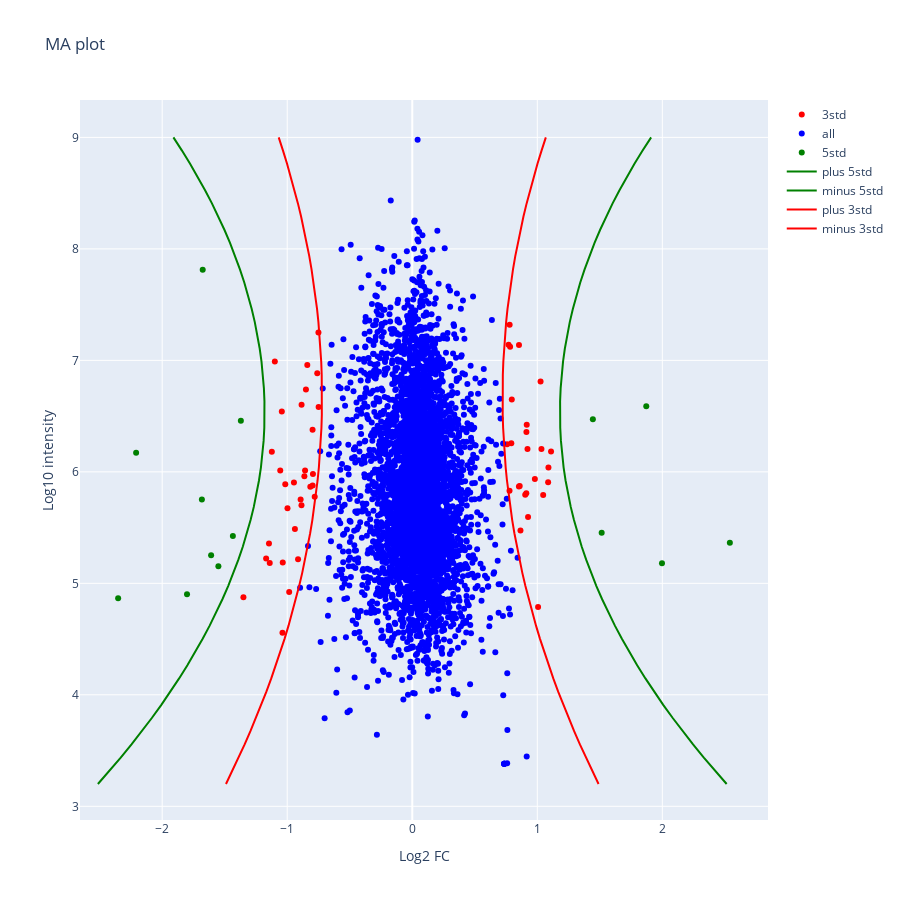

Write notebook code for a chart like this one.
### Code cell
import plotly.graph_objects as go
fig = go.Figure()
# Add traces

x = norm_selection[ norm_selection['pass_1'] & ~norm_selection['pass_2']]['log2fc']
y = norm_selection[ norm_selection['pass_1'] & ~norm_selection['pass_2']]['log10intensity']
fig.add_trace(go.Scatter(x=x, y=y,
                    mode='markers',
                    name='3std',
                    marker_color = 'Red', 
                    hovertext=   norm_selection[norm_selection['pass_1'] ]['Gene_id']+\
                         '<br>'+norm_selection[norm_selection['pass_1'] ]['desc'] 
                        ))

x = norm_selection[~norm_selection['pass_1'] ]['log2fc']
y = norm_selection[~norm_selection['pass_1'] ]['log10intensity']
fig.add_trace(go.Scatter(x=x, y=y,
                    mode='markers',
                    name='all',
                    marker_color = 'Blue',    
                       ))

x = norm_selection[norm_selection['pass_2']]['log2fc']
y = norm_selection[norm_selection['pass_2']]['log10intensity']
fig.add_trace(go.Scatter(x=x, y=y,
                    mode='markers',
                    name='5std',
                    marker_color = 'Green',
                    hovertext=   norm_selection[norm_selection['pass_1'] ]['Gene_id']+\
                         '<br>'+norm_selection[norm_selection['pass_1'] ]['desc'] 
                        
                        ))

x_new = np.linspace(3.2, 9, 50)
x=get_estimator(nstd=5)(x_new)
y=x_new
fig.add_trace(go.Scatter(x=x, y=y,
                    mode='lines',
                    name='plus 5std',
                        line_color='Green'))

x_new = np.linspace(3.2, 9, 50)
x=get_estimator(nstd=5)(x_new)
y=x_new
fig.add_trace(go.Scatter(x=-x, y=y,
                    mode='lines',
                    name='minus 5std',
                        line_color='Green'))


x_new = np.linspace(3.2, 9, 50)
x=get_estimator(nstd=3)(x_new)
y=x_new
fig.add_trace(go.Scatter(x=x, y=y,
                    mode='lines',
                    name='plus 3std',
                    line_color='Red'))

x_new = np.linspace(3.2, 9, 50)
x=get_estimator(nstd=3)(x_new)
y=x_new
fig.add_trace(go.Scatter(x=-x, y=y,
                    mode='lines',
                    name='minus 3std',
                    line_color='Red'))

fig.update_layout(
    autosize=False,
    width=900,
    height=900,
    title="MA plot",
    xaxis_title="Log2 FC",
    yaxis_title="Log10 intensity",
)

### Figure 1 — Plotly figure (JSON) as saved in the notebook; plotly's stock layout.template omitted (floating-point values rounded to 4 significant figures; data arrays with more than 128 entries replaced by an {"elided": "..."} marker saying what was removed)
{"data": [{"hovertext": ["Tb927.11.9590<br>S-adenosylhomocysteine hydrolase, putative", "Tb927.10.2440<br>Metacaspase-4", "Tb927.11.900<br>isocitrate dehydrogenase, putative", "Tb927.5.4560<br>guanine deaminase, putative", "Tb927.2.4370<br>trypanothione synthetase", "Tb927.10.1390<br>Hypoxanthine-guanine-xanthine phosphoribosyltransferase", "Tb927.11.9640<br>glycyl-tRNA synthetase, putative", "Tb927.11.5440<br>NADP-dependent malic enzyme, cytosolic", "Tb927.3.2230<br>succinyl-CoA synthetase alpha subunit, putative", "Tb927.5.1360<br>nucleoside 2-deoxyribosyltransferase", "Tb927.11.11680<br>2-oxoglutarate dehydrogenase E2 component, putative", "Tb927.5.1260<br>Sulfate transporter N-terminal domain with GLY motif/Sulfate transporter family, putative", "Tb927.11.1450<br>2-oxoglutarate dehydrogenase E1 component, putative", "Tb927.10.7300<br>hypothetical protein, conserved", "Tb927.10.9360<br>L-2-hydroxyglutarate dehydrogenase, mitochondrial, putative", "Tb927.11.9980<br>2-oxoglutarate dehydrogenase E1 component, putative", "Tb927.7.180<br>Trypanosomal VSG domain containing protein, putative", "Tb927.10.8440<br>glucose transporter 1B", "Tb927.5.300b<br>2-oxoglutarate (2OG) and Fe(II)-dependent oxygenase superfamily protein, putative", "Tb927.8.7610<br>amino acid transporter 1, putative", "Tb927.5.3710<br>Inositol phosphosphingolipids phospholipase C", "Tb927.7.7530<br>receptor-type adenylate cyclase GRESAG 4, putative", "Tb927.7.5230<br>lanosterol synthase", "Tb927.10.16190<br>procyclic-enriched flagellar receptor adenylate cyclase 2", "Tb927.11.4100<br>variant surface glycoprotein (VSG), putative", "Tb927.5.2750<br>Alpha/beta hydrolase family, putative", "Tb927.11.4290<br>40S ribosomal protein S12", "Tb927.11.2230<br>carnitine O-acetyltransferase, putative", "Tb927.2.6200<br>adenosine transporter 2, putative", "Tb927.11.9630<br>Snf7, putative", "Tb927.9.4040<br>nicotinamidase, putative", "Tb927.7.210<br>Proline dehydrogenase, mitochondrial", "Tb927.10.3040<br>succinate dehydrogenase subunit", "Tb927.10.11380<br>hypothetical protein, conserved", "Tb11.v5.0826<br>expression site-associated gene (ESAG) protein, putative", "Tb927.11.1540<br>isovaleryl-CoA dehydrogenase", "Tb927.1.4420<br>ABC transporter, putative", "Tb927.6.2490<br>succinate dehydrogenase subunit 7", "Tb927.11.17870<br>variant surface glycoprotein (VSG), interrupted", "Tb927.2.6220<br>adenosine transporter 2, putative", "Tb927.8.5120<br>cytochrome c", "Tb927.3.1700<br>diacylglycerol acyltransferase, putative", "Tb927.10.1800<br>methyltransferase domain containing protein, putative", "Tb927.5.2690<br>inositol-1(or 4)-monophosphatase 1, putative", "Tb927.3.560<br>expression site-associated gene 11 (ESAG11) protein, putative", "Tb927.10.2250<br>ubiquitin-conjugating enzyme variant Kua homologue, putative", "Tb927.11.6280<br>pyruvate phosphate dikinase", "Tb927.7.4390<br>threonine synthase, putative", "Tb927.11.9480<br>tubulin binding cofactor c, putative", "Tb927.11.7040<br>pterin-4-alpha-carbinolamine dehydratase, putative", "Tb09.v4.0150<br>variant surface glycoprotein (VSG, pseudogene), putative", "Tb927.6.1520<br>Aquaglyceroporin 1", "Tb927.1.5110<br>expression site-associated gene 11 (ESAG11) protein, putative", "Tb927.6.4470<br>S-adenosylmethionine decarboxylase proenzyme", "Tb927.7.5680<br>deoxyribose-phosphate aldolase, putative", "Tb927.2.6320<br>adenosine transporter 2, putative", "Tb927.10.12800<br>Zinc finger CCCH domain-containing protein 38", "Tb927.6.2810<br>ABC transporter, putative", "Tb927.7.2660<br>zinc finger protein family member, putative", "Tb927.11.9510<br>nucleic acid binding protein, putative", "Tb927.11.9810<br>NUDIX hydrolase 3, putative", "Tb927.10.13430<br>citrate synthase, putative", "Tb927.5.3460<br>Flagellum attachment zone protein 16", "Tb927.11.10810<br>pumillio/PUF RNA binding protein 11", "Tb927.11.16750<br>hypothetical protein, conserved", "Tb927.8.7820<br>Cold-shock DNA-binding domain containing protein, putative", "Tb927.10.8530<br>glucose transporter 2A", "Tb927.10.15410<br>glycosomal malate dehydrogenase", "Tb927.11.1470<br>65 kDa invariant surface glycoprotein-like protein", "Tb927.11.3080<br>vesicular protein trafficking mediator, putative"], "marker": {"color": "Red"}, "mode": "markers", "name": "3std", "type": "scatter", "x": [0.7788, -0.7504, 0.7703, 0.8534, 0.7824, -1.099, -0.8397, -0.76, 1.026, -0.8503, 0.7959, -0.8853, -0.7491, -1.044, 0.9154, -0.7973, 0.9128, 0.7921, 0.7586, 0.9215, 1.033, 1.11, -1.123, 1.089, -1.056, -0.8573, -0.7944, -0.8629, 0.9803, 1.087, -0.9465, -1.016, -0.797, 0.8593, 0.8532, -0.8156, 0.7778, 0.9119, 0.9034, 1.047, -0.7803, -0.8931, -0.8862, -0.998, 0.926, -0.9386, 0.8653, -1.146, -1.169, -0.9134, -1.036, -1.14, -0.9845, -1.351, 1.006, -1.038], "y": [7.32, 7.25, 7.14, 7.139, 7.123, 6.99, 6.958, 6.884, 6.811, 6.74, 6.649, 6.602, 6.582, 6.541, 6.422, 6.378, 6.358, 6.257, 6.248, 6.206, 6.206, 6.182, 6.18, 6.038, 6.012, 6.012, 5.981, 5.961, 5.936, 5.907, 5.906, 5.888, 5.878, 5.872, 5.87, 5.867, 5.831, 5.809, 5.795, 5.792, 5.776, 5.752, 5.7, 5.673, 5.596, 5.488, 5.474, 5.357, 5.222, 5.216, 5.187, 5.182, 4.922, 4.874, 4.788, 4.556]}, {"marker": {"color": "Blue"}, "mode": "markers", "name": "all", "type": "scatter", "x": {"elided": "4771 float values"}, "y": {"elided": "4771 float values"}}, {"hovertext": ["Tb927.11.9590<br>S-adenosylhomocysteine hydrolase, putative", "Tb927.10.2440<br>Metacaspase-4", "Tb927.11.900<br>isocitrate dehydrogenase, putative", "Tb927.5.4560<br>guanine deaminase, putative", "Tb927.2.4370<br>trypanothione synthetase", "Tb927.10.1390<br>Hypoxanthine-guanine-xanthine phosphoribosyltransferase", "Tb927.11.9640<br>glycyl-tRNA synthetase, putative", "Tb927.11.5440<br>NADP-dependent malic enzyme, cytosolic", "Tb927.3.2230<br>succinyl-CoA synthetase alpha subunit, putative", "Tb927.5.1360<br>nucleoside 2-deoxyribosyltransferase", "Tb927.11.11680<br>2-oxoglutarate dehydrogenase E2 component, putative", "Tb927.5.1260<br>Sulfate transporter N-terminal domain with GLY motif/Sulfate transporter family, putative", "Tb927.11.1450<br>2-oxoglutarate dehydrogenase E1 component, putative", "Tb927.10.7300<br>hypothetical protein, conserved", "Tb927.10.9360<br>L-2-hydroxyglutarate dehydrogenase, mitochondrial, putative", "Tb927.11.9980<br>2-oxoglutarate dehydrogenase E1 component, putative", "Tb927.7.180<br>Trypanosomal VSG domain containing protein, putative", "Tb927.10.8440<br>glucose transporter 1B", "Tb927.5.300b<br>2-oxoglutarate (2OG) and Fe(II)-dependent oxygenase superfamily protein, putative", "Tb927.8.7610<br>amino acid transporter 1, putative", "Tb927.5.3710<br>Inositol phosphosphingolipids phospholipase C", "Tb927.7.7530<br>receptor-type adenylate cyclase GRESAG 4, putative", "Tb927.7.5230<br>lanosterol synthase", "Tb927.10.16190<br>procyclic-enriched flagellar receptor adenylate cyclase 2", "Tb927.11.4100<br>variant surface glycoprotein (VSG), putative", "Tb927.5.2750<br>Alpha/beta hydrolase family, putative", "Tb927.11.4290<br>40S ribosomal protein S12", "Tb927.11.2230<br>carnitine O-acetyltransferase, putative", "Tb927.2.6200<br>adenosine transporter 2, putative", "Tb927.11.9630<br>Snf7, putative", "Tb927.9.4040<br>nicotinamidase, putative", "Tb927.7.210<br>Proline dehydrogenase, mitochondrial", "Tb927.10.3040<br>succinate dehydrogenase subunit", "Tb927.10.11380<br>hypothetical protein, conserved", "Tb11.v5.0826<br>expression site-associated gene (ESAG) protein, putative", "Tb927.11.1540<br>isovaleryl-CoA dehydrogenase", "Tb927.1.4420<br>ABC transporter, putative", "Tb927.6.2490<br>succinate dehydrogenase subunit 7", "Tb927.11.17870<br>variant surface glycoprotein (VSG), interrupted", "Tb927.2.6220<br>adenosine transporter 2, putative", "Tb927.8.5120<br>cytochrome c", "Tb927.3.1700<br>diacylglycerol acyltransferase, putative", "Tb927.10.1800<br>methyltransferase domain containing protein, putative", "Tb927.5.2690<br>inositol-1(or 4)-monophosphatase 1, putative", "Tb927.3.560<br>expression site-associated gene 11 (ESAG11) protein, putative", "Tb927.10.2250<br>ubiquitin-conjugating enzyme variant Kua homologue, putative", "Tb927.11.6280<br>pyruvate phosphate dikinase", "Tb927.7.4390<br>threonine synthase, putative", "Tb927.11.9480<br>tubulin binding cofactor c, putative", "Tb927.11.7040<br>pterin-4-alpha-carbinolamine dehydratase, putative", "Tb09.v4.0150<br>variant surface glycoprotein (VSG, pseudogene), putative", "Tb927.6.1520<br>Aquaglyceroporin 1", "Tb927.1.5110<br>expression site-associated gene 11 (ESAG11) protein, putative", "Tb927.6.4470<br>S-adenosylmethionine decarboxylase proenzyme", "Tb927.7.5680<br>deoxyribose-phosphate aldolase, putative", "Tb927.2.6320<br>adenosine transporter 2, putative", "Tb927.10.12800<br>Zinc finger CCCH domain-containing protein 38", "Tb927.6.2810<br>ABC transporter, putative", "Tb927.7.2660<br>zinc finger protein family member, putative", "Tb927.11.9510<br>nucleic acid binding protein, putative", "Tb927.11.9810<br>NUDIX hydrolase 3, putative", "Tb927.10.13430<br>citrate synthase, putative", "Tb927.5.3460<br>Flagellum attachment zone protein 16", "Tb927.11.10810<br>pumillio/PUF RNA binding protein 11", "Tb927.11.16750<br>hypothetical protein, conserved", "Tb927.8.7820<br>Cold-shock DNA-binding domain containing protein, putative", "Tb927.10.8530<br>glucose transporter 2A", "Tb927.10.15410<br>glycosomal malate dehydrogenase", "Tb927.11.1470<br>65 kDa invariant surface glycoprotein-like protein", "Tb927.11.3080<br>vesicular protein trafficking mediator, putative"], "marker": {"color": "Green"}, "mode": "markers", "name": "5std", "type": "scatter", "x": [-1.676, 1.871, 1.444, -1.371, -2.209, -1.683, 1.515, -1.435, 2.54, -1.609, 1.997, -1.551, -1.802, -2.352], "y": [7.812, 6.589, 6.471, 6.458, 6.17, 5.753, 5.454, 5.424, 5.365, 5.251, 5.18, 5.153, 4.902, 4.866]}, {"line": {"color": "Green"}, "mode": "lines", "name": "plus 5std", "type": "scatter", "x": [2.514, 2.421, 2.332, 2.245, 2.163, 2.083, 2.007, 1.934, 1.865, 1.798, 1.736, 1.676, 1.62, 1.568, 1.518, 1.472, 1.43, 1.391, 1.355, 1.322, 1.293, 1.267, 1.245, 1.226, 1.21, 1.198, 1.189, 1.183, 1.181, 1.182, 1.187, 1.195, 1.206, 1.22, 1.238, 1.26, 1.284, 1.312, 1.344, 1.378, 1.416, 1.458, 1.503, 1.551, 1.602, 1.657, 1.715, 1.777, 1.842, 1.91], "y": [3.2, 3.318, 3.437, 3.555, 3.673, 3.792, 3.91, 4.029, 4.147, 4.265, 4.384, 4.502, 4.62, 4.739, 4.857, 4.976, 5.094, 5.212, 5.331, 5.449, 5.567, 5.686, 5.804, 5.922, 6.041, 6.159, 6.278, 6.396, 6.514, 6.633, 6.751, 6.869, 6.988, 7.106, 7.224, 7.343, 7.461, 7.58, 7.698, 7.816, 7.935, 8.053, 8.171, 8.29, 8.408, 8.527, 8.645, 8.763, 8.882, 9]}, {"line": {"color": "Green"}, "mode": "lines", "name": "minus 5std", "type": "scatter", "x": [-2.514, -2.421, -2.332, -2.245, -2.163, -2.083, -2.007, -1.934, -1.865, -1.798, -1.736, -1.676, -1.62, -1.568, -1.518, -1.472, -1.43, -1.391, -1.355, -1.322, -1.293, -1.267, -1.245, -1.226, -1.21, -1.198, -1.189, -1.183, -1.181, -1.182, -1.187, -1.195, -1.206, -1.22, -1.238, -1.26, -1.284, -1.312, -1.344, -1.378, -1.416, -1.458, -1.503, -1.551, -1.602, -1.657, -1.715, -1.777, -1.842, -1.91], "y": [3.2, 3.318, 3.437, 3.555, 3.673, 3.792, 3.91, 4.029, 4.147, 4.265, 4.384, 4.502, 4.62, 4.739, 4.857, 4.976, 5.094, 5.212, 5.331, 5.449, 5.567, 5.686, 5.804, 5.922, 6.041, 6.159, 6.278, 6.396, 6.514, 6.633, 6.751, 6.869, 6.988, 7.106, 7.224, 7.343, 7.461, 7.58, 7.698, 7.816, 7.935, 8.053, 8.171, 8.29, 8.408, 8.527, 8.645, 8.763, 8.882, 9]}, {"line": {"color": "Red"}, "mode": "lines", "name": "plus 3std", "type": "scatter", "x": [1.49, 1.438, 1.389, 1.341, 1.294, 1.25, 1.208, 1.167, 1.128, 1.091, 1.055, 1.021, 0.9896, 0.9596, 0.9313, 0.9048, 0.8801, 0.8572, 0.8361, 0.8168, 0.7992, 0.7835, 0.7695, 0.7573, 0.7469, 0.7383, 0.7315, 0.7265, 0.7232, 0.7218, 0.7221, 0.7242, 0.7282, 0.7339, 0.7413, 0.7506, 0.7617, 0.7745, 0.7892, 0.8056, 0.8238, 0.8438, 0.8656, 0.8892, 0.9146, 0.9417, 0.9707, 1.001, 1.034, 1.068], "y": [3.2, 3.318, 3.437, 3.555, 3.673, 3.792, 3.91, 4.029, 4.147, 4.265, 4.384, 4.502, 4.62, 4.739, 4.857, 4.976, 5.094, 5.212, 5.331, 5.449, 5.567, 5.686, 5.804, 5.922, 6.041, 6.159, 6.278, 6.396, 6.514, 6.633, 6.751, 6.869, 6.988, 7.106, 7.224, 7.343, 7.461, 7.58, 7.698, 7.816, 7.935, 8.053, 8.171, 8.29, 8.408, 8.527, 8.645, 8.763, 8.882, 9]}, {"line": {"color": "Red"}, "mode": "lines", "name": "minus 3std", "type": "scatter", "x": [-1.49, -1.438, -1.389, -1.341, -1.294, -1.25, -1.208, -1.167, -1.128, -1.091, -1.055, -1.021, -0.9896, -0.9596, -0.9313, -0.9048, -0.8801, -0.8572, -0.8361, -0.8168, -0.7992, -0.7835, -0.7695, -0.7573, -0.7469, -0.7383, -0.7315, -0.7265, -0.7232, -0.7218, -0.7221, -0.7242, -0.7282, -0.7339, -0.7413, -0.7506, -0.7617, -0.7745, -0.7892, -0.8056, -0.8238, -0.8438, -0.8656, -0.8892, -0.9146, -0.9417, -0.9707, -1.001, -1.034, -1.068], "y": [3.2, 3.318, 3.437, 3.555, 3.673, 3.792, 3.91, 4.029, 4.147, 4.265, 4.384, 4.502, 4.62, 4.739, 4.857, 4.976, 5.094, 5.212, 5.331, 5.449, 5.567, 5.686, 5.804, 5.922, 6.041, 6.159, 6.278, 6.396, 6.514, 6.633, 6.751, 6.869, 6.988, 7.106, 7.224, 7.343, 7.461, 7.58, 7.698, 7.816, 7.935, 8.053, 8.171, 8.29, 8.408, 8.527, 8.645, 8.763, 8.882, 9]}], "layout": {"autosize": false, "height": 900, "title": {"text": "MA plot"}, "width": 900, "xaxis": {"title": {"text": "Log2 FC"}}, "yaxis": {"title": {"text": "Log10 intensity"}}}}
